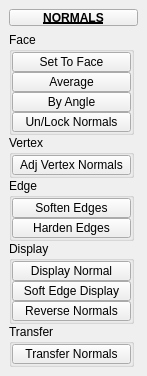
<?xml version="1.0" encoding="UTF-8"?>
<ui version="4.0">
 <class>QtUi</class>
 <widget class="QMainWindow" name="QtUi">
  <property name="enabled">
   <bool>true</bool>
  </property>
  <property name="geometry">
   <rect>
    <x>0</x>
    <y>0</y>
    <width>147</width>
    <height>371</height>
   </rect>
  </property>
  <property name="minimumSize">
   <size>
    <width>0</width>
    <height>0</height>
   </size>
  </property>
  <property name="maximumSize">
   <size>
    <width>999</width>
    <height>999</height>
   </size>
  </property>
  <property name="windowTitle">
   <string>Toolkit</string>
  </property>
  <property name="tabShape">
   <enum>QTabWidget::Triangular</enum>
  </property>
  <property name="dockNestingEnabled">
   <bool>true</bool>
  </property>
  <property name="dockOptions">
   <set>QMainWindow::AllowNestedDocks|QMainWindow::AllowTabbedDocks|QMainWindow::AnimatedDocks|QMainWindow::ForceTabbedDocks</set>
  </property>
  <widget class="QWidget" name="mainWindow">
   <layout class="QVBoxLayout" name="verticalLayout_2">
    <item>
     <widget class="PushButtonDraggable" name="draggable_header">
      <property name="minimumSize">
       <size>
        <width>19</width>
        <height>17</height>
       </size>
      </property>
      <property name="maximumSize">
       <size>
        <width>999</width>
        <height>17</height>
       </size>
      </property>
      <property name="font">
       <font>
        <weight>75</weight>
        <bold>true</bold>
        <underline>true</underline>
       </font>
      </property>
      <property name="text">
       <string>NORMALS</string>
      </property>
      <property name="checkable">
       <bool>true</bool>
      </property>
     </widget>
    </item>
    <item>
     <layout class="QVBoxLayout" name="verticalLayout">
      <property name="spacing">
       <number>0</number>
      </property>
      <item>
       <widget class="QGroupBox" name="face">
        <property name="minimumSize">
         <size>
          <width>125</width>
          <height>0</height>
         </size>
        </property>
        <property name="maximumSize">
         <size>
          <width>125</width>
          <height>999</height>
         </size>
        </property>
        <property name="title">
         <string>Face</string>
        </property>
        <layout class="QGridLayout" name="gridLayout">
         <property name="leftMargin">
          <number>0</number>
         </property>
         <property name="topMargin">
          <number>0</number>
         </property>
         <property name="rightMargin">
          <number>0</number>
         </property>
         <property name="bottomMargin">
          <number>0</number>
         </property>
         <property name="spacing">
          <number>0</number>
         </property>
         <item row="6" column="0" colspan="3">
          <widget class="PushButton" name="tb003">
           <property name="enabled">
            <bool>true</bool>
           </property>
           <property name="minimumSize">
            <size>
             <width>0</width>
             <height>20</height>
            </size>
           </property>
           <property name="maximumSize">
            <size>
             <width>999</width>
             <height>20</height>
            </size>
           </property>
           <property name="toolTip">
            <string>Lock Normals: lock/Unlock all normals from the selected object or object containing a selected vertice</string>
           </property>
           <property name="text">
            <string>Un/Lock Normals</string>
           </property>
           <property name="iconSize">
            <size>
             <width>18</width>
             <height>18</height>
            </size>
           </property>
          </widget>
         </item>
         <item row="1" column="0" colspan="3">
          <widget class="PushButton" name="tb004">
           <property name="enabled">
            <bool>true</bool>
           </property>
           <property name="minimumSize">
            <size>
             <width>0</width>
             <height>20</height>
            </size>
           </property>
           <property name="maximumSize">
            <size>
             <width>999</width>
             <height>20</height>
            </size>
           </property>
           <property name="toolTip">
            <string>Average Edge Normals</string>
           </property>
           <property name="text">
            <string>Average</string>
           </property>
           <property name="iconSize">
            <size>
             <width>18</width>
             <height>18</height>
            </size>
           </property>
          </widget>
         </item>
         <item row="0" column="0" colspan="3">
          <widget class="QPushButton" name="b006">
           <property name="enabled">
            <bool>true</bool>
           </property>
           <property name="minimumSize">
            <size>
             <width>0</width>
             <height>20</height>
            </size>
           </property>
           <property name="maximumSize">
            <size>
             <width>999</width>
             <height>20</height>
            </size>
           </property>
           <property name="toolTip">
            <string>Set Normals to face</string>
           </property>
           <property name="text">
            <string>Set To Face</string>
           </property>
           <property name="iconSize">
            <size>
             <width>18</width>
             <height>18</height>
            </size>
           </property>
          </widget>
         </item>
         <item row="3" column="0" colspan="3">
          <widget class="PushButton" name="tb002">
           <property name="enabled">
            <bool>true</bool>
           </property>
           <property name="minimumSize">
            <size>
             <width>0</width>
             <height>20</height>
            </size>
           </property>
           <property name="maximumSize">
            <size>
             <width>999</width>
             <height>20</height>
            </size>
           </property>
           <property name="toolTip">
            <string>Set normal angle</string>
           </property>
           <property name="text">
            <string>By Angle</string>
           </property>
           <property name="iconSize">
            <size>
             <width>18</width>
             <height>18</height>
            </size>
           </property>
          </widget>
         </item>
        </layout>
       </widget>
      </item>
      <item>
       <widget class="QGroupBox" name="vertex">
        <property name="minimumSize">
         <size>
          <width>125</width>
          <height>0</height>
         </size>
        </property>
        <property name="maximumSize">
         <size>
          <width>125</width>
          <height>999</height>
         </size>
        </property>
        <property name="title">
         <string>Vertex</string>
        </property>
        <layout class="QVBoxLayout" name="verticalLayout_3">
         <property name="spacing">
          <number>0</number>
         </property>
         <property name="leftMargin">
          <number>0</number>
         </property>
         <property name="topMargin">
          <number>0</number>
         </property>
         <property name="rightMargin">
          <number>0</number>
         </property>
         <property name="bottomMargin">
          <number>0</number>
         </property>
         <item>
          <widget class="QPushButton" name="b005">
           <property name="enabled">
            <bool>true</bool>
           </property>
           <property name="minimumSize">
            <size>
             <width>0</width>
             <height>20</height>
            </size>
           </property>
           <property name="maximumSize">
            <size>
             <width>999</width>
             <height>20</height>
            </size>
           </property>
           <property name="toolTip">
            <string>Adjust vertex normals interactively</string>
           </property>
           <property name="text">
            <string>Adj Vertex Normals</string>
           </property>
           <property name="iconSize">
            <size>
             <width>18</width>
             <height>18</height>
            </size>
           </property>
          </widget>
         </item>
        </layout>
       </widget>
      </item>
      <item>
       <widget class="QGroupBox" name="edge">
        <property name="minimumSize">
         <size>
          <width>125</width>
          <height>0</height>
         </size>
        </property>
        <property name="maximumSize">
         <size>
          <width>125</width>
          <height>999</height>
         </size>
        </property>
        <property name="title">
         <string>Edge</string>
        </property>
        <layout class="QVBoxLayout" name="verticalLayout_5">
         <property name="spacing">
          <number>0</number>
         </property>
         <property name="leftMargin">
          <number>0</number>
         </property>
         <property name="topMargin">
          <number>0</number>
         </property>
         <property name="rightMargin">
          <number>0</number>
         </property>
         <property name="bottomMargin">
          <number>0</number>
         </property>
         <item>
          <widget class="QPushButton" name="b001">
           <property name="enabled">
            <bool>true</bool>
           </property>
           <property name="minimumSize">
            <size>
             <width>60</width>
             <height>20</height>
            </size>
           </property>
           <property name="maximumSize">
            <size>
             <width>999</width>
             <height>20</height>
            </size>
           </property>
           <property name="toolTip">
            <string>&lt;html&gt;&lt;head/&gt;&lt;body&gt;&lt;p&gt;&lt;span style=&quot; text-decoration: underline;&quot;&gt;Soften edge normals&lt;/span&gt;&lt;/p&gt;&lt;/body&gt;&lt;/html&gt;</string>
           </property>
           <property name="text">
            <string>Soften Edges</string>
           </property>
           <property name="iconSize">
            <size>
             <width>18</width>
             <height>18</height>
            </size>
           </property>
          </widget>
         </item>
         <item>
          <widget class="PushButton" name="tb001">
           <property name="enabled">
            <bool>true</bool>
           </property>
           <property name="minimumSize">
            <size>
             <width>0</width>
             <height>20</height>
            </size>
           </property>
           <property name="maximumSize">
            <size>
             <width>999</width>
             <height>20</height>
            </size>
           </property>
           <property name="toolTip">
            <string>&lt;html&gt;&lt;head/&gt;&lt;body&gt;&lt;p&gt;&lt;span style=&quot; text-decoration: underline;&quot;&gt;Harden edges normals.&lt;/span&gt;&lt;/p&gt;&lt;p&gt;&lt;br/&gt;&lt;/p&gt;&lt;p&gt;If the entire object is selected, all object edges will be used.&lt;/p&gt;&lt;/body&gt;&lt;/html&gt;</string>
           </property>
           <property name="text">
            <string>Harden Edges</string>
           </property>
           <property name="iconSize">
            <size>
             <width>18</width>
             <height>18</height>
            </size>
           </property>
          </widget>
         </item>
        </layout>
       </widget>
      </item>
      <item>
       <widget class="QGroupBox" name="display">
        <property name="minimumSize">
         <size>
          <width>125</width>
          <height>0</height>
         </size>
        </property>
        <property name="maximumSize">
         <size>
          <width>125</width>
          <height>999</height>
         </size>
        </property>
        <property name="title">
         <string>Display</string>
        </property>
        <layout class="QVBoxLayout" name="verticalLayout_4">
         <property name="spacing">
          <number>0</number>
         </property>
         <property name="leftMargin">
          <number>0</number>
         </property>
         <property name="topMargin">
          <number>0</number>
         </property>
         <property name="rightMargin">
          <number>0</number>
         </property>
         <property name="bottomMargin">
          <number>0</number>
         </property>
         <item>
          <widget class="PushButton" name="tb000">
           <property name="enabled">
            <bool>true</bool>
           </property>
           <property name="minimumSize">
            <size>
             <width>0</width>
             <height>20</height>
            </size>
           </property>
           <property name="maximumSize">
            <size>
             <width>999</width>
             <height>20</height>
            </size>
           </property>
           <property name="toolTip">
            <string>Display face normals</string>
           </property>
           <property name="text">
            <string>Display Normal</string>
           </property>
           <property name="iconSize">
            <size>
             <width>18</width>
             <height>18</height>
            </size>
           </property>
          </widget>
         </item>
         <item>
          <widget class="QPushButton" name="b003">
           <property name="enabled">
            <bool>true</bool>
           </property>
           <property name="minimumSize">
            <size>
             <width>0</width>
             <height>20</height>
            </size>
           </property>
           <property name="maximumSize">
            <size>
             <width>999</width>
             <height>20</height>
            </size>
           </property>
           <property name="toolTip">
            <string>Toggle soft edge display. Soft edge normals display dotted.</string>
           </property>
           <property name="text">
            <string>Soft Edge Display</string>
           </property>
           <property name="iconSize">
            <size>
             <width>18</width>
             <height>18</height>
            </size>
           </property>
          </widget>
         </item>
         <item>
          <widget class="QPushButton" name="b010">
           <property name="enabled">
            <bool>true</bool>
           </property>
           <property name="minimumSize">
            <size>
             <width>0</width>
             <height>20</height>
            </size>
           </property>
           <property name="maximumSize">
            <size>
             <width>999</width>
             <height>20</height>
            </size>
           </property>
           <property name="toolTip">
            <string>Reverse Selected Normals</string>
           </property>
           <property name="text">
            <string>Reverse Normals</string>
           </property>
           <property name="iconSize">
            <size>
             <width>18</width>
             <height>18</height>
            </size>
           </property>
          </widget>
         </item>
        </layout>
       </widget>
      </item>
      <item>
       <widget class="QGroupBox" name="transfer">
        <property name="minimumSize">
         <size>
          <width>125</width>
          <height>0</height>
         </size>
        </property>
        <property name="maximumSize">
         <size>
          <width>125</width>
          <height>999</height>
         </size>
        </property>
        <property name="title">
         <string>Transfer</string>
        </property>
        <layout class="QVBoxLayout" name="verticalLayout_6">
         <property name="spacing">
          <number>0</number>
         </property>
         <property name="leftMargin">
          <number>0</number>
         </property>
         <property name="topMargin">
          <number>0</number>
         </property>
         <property name="rightMargin">
          <number>0</number>
         </property>
         <property name="bottomMargin">
          <number>0</number>
         </property>
         <item>
          <widget class="QPushButton" name="b002">
           <property name="enabled">
            <bool>true</bool>
           </property>
           <property name="minimumSize">
            <size>
             <width>60</width>
             <height>20</height>
            </size>
           </property>
           <property name="maximumSize">
            <size>
             <width>999</width>
             <height>20</height>
            </size>
           </property>
           <property name="toolTip">
            <string>Transfer the normal information from the first selected object to all remaining.</string>
           </property>
           <property name="text">
            <string>Transfer Normals</string>
           </property>
           <property name="iconSize">
            <size>
             <width>18</width>
             <height>18</height>
            </size>
           </property>
          </widget>
         </item>
        </layout>
       </widget>
      </item>
      <item>
       <spacer name="verticalSpacer">
        <property name="orientation">
         <enum>Qt::Vertical</enum>
        </property>
        <property name="sizeHint" stdset="0">
         <size>
          <width>20</width>
          <height>40</height>
         </size>
        </property>
       </spacer>
      </item>
     </layout>
    </item>
   </layout>
  </widget>
 </widget>
 <customwidgets>
  <customwidget>
   <class>PushButtonDraggable</class>
   <extends>QPushButton</extends>
   <header>widgets.pushbuttondraggable.h</header>
  </customwidget>
  <customwidget>
   <class>PushButton</class>
   <extends>QPushButton</extends>
   <header>widgets.pushbutton.h</header>
  </customwidget>
 </customwidgets>
 <resources/>
 <connections/>
 <designerdata>
  <property name="gridDeltaX">
   <number>5</number>
  </property>
  <property name="gridDeltaY">
   <number>5</number>
  </property>
  <property name="gridSnapX">
   <bool>true</bool>
  </property>
  <property name="gridSnapY">
   <bool>true</bool>
  </property>
  <property name="gridVisible">
   <bool>true</bool>
  </property>
 </designerdata>
</ui>
